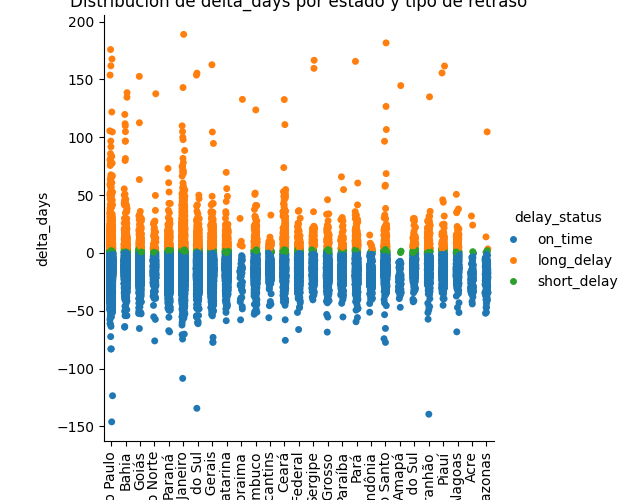

Source code (Python):
# Importamos librerias
import os
import pandas as pd
import numpy as np
import matplotlib.pyplot as plt
import seaborn as sns
import warnings
warnings.filterwarnings('ignore')

# Constantes de nuestro dataset
PATH = '/content/'
FILE_NAME = 'oilst_processed.csv'

# Validamos que existe el archivo
print(f'ruta: {PATH}{FILE_NAME}')
print(os.path.exists(os.path.join(PATH, FILE_NAME)))

#columnas que son de tipo fecha deben ser interpretadas como tal en el df
columns_dates = ['order_purchase_timestamp',
    'order_approved_at',
    'order_delivered_carrier_date',
    'order_delivered_customer_date',
    'order_estimated_delivery_date'
    ]

df_processed = pd.read_csv(os.path.join(PATH, FILE_NAME),
                           parse_dates=columns_dates
                          )
#creamos un df con ordenes completadas
filtro = 'order_status == "delivered"'
df_orders_delivered = df_processed.query(filtro)

# Implementa un programa que construya una visualización que permite
# observar la distribucion de la variable delta_days a lo largo de los
# estados de Brasil. Dicha visualización deberá segmentarse o 
# aperturarse de forma que permita revisar la variacion a traves
# diferentes valores del campo delay_status
titulo = 'Distribucion de delta_days por estado y tipo de retraso'
x_label = 'state_name'
y_label = 'delta_days'
segmentacion = 'delay_status'

sns.catplot(data = df_orders_delivered,
            x = x_label,
            y = y_label,
            hue = segmentacion,                             
            ).tick_params(axis = 'x',
                         labelrotation = 90)
            
plt.title(titulo)          
plt.savefig('3_c_delta_day_by_state_and_delay_type.png')
plt.show()
#


